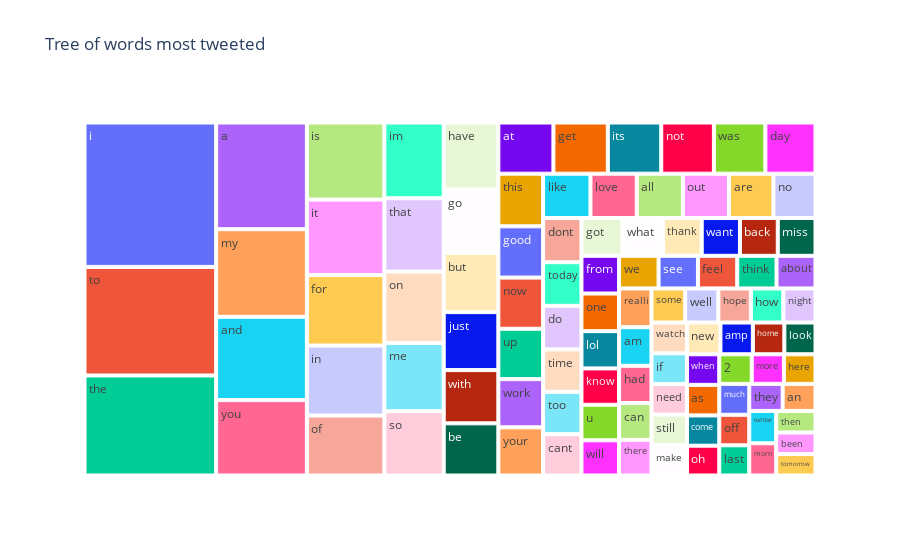

The notebook cell saved with this chart:
### Code cell
temp = pd.DataFrame(most)


fig = px.treemap(temp, path=[0], values=1,title='Tree of words most tweeted')
fig.show()

### Figure 1 — Plotly figure (JSON) as saved in the notebook; plotly's stock layout.template omitted (floating-point values rounded to 4 significant figures)
{"data": [{"branchvalues": "total", "domain": {"x": [0.0, 1.0], "y": [0.0, 1.0]}, "hovertemplate": "labels=%{label}<br>1=%{value}<br>parent=%{parent}<br>id=%{id}<extra></extra>", "ids": ["2", "a", "about", "all", "am", "amp", "an", "and", "are", "as", "at", "back", "be", "been", "but", "can", "cant", "come", "day", "do", "dont", "feel", "for", "from", "get", "go", "good", "got", "had", "have", "here", "home", "hope", "how", "i", "if", "im", "in", "is", "it", "its", "just", "know", "last", "like", "lol", "look", "love", "make", "me", "miss", "more", "morn", "much", "my", "need", "new", "night", "no", "not", "now", "of", "off", "oh", "on", "one", "out", "realli", "see", "so", "some", "still", "thank", "that", "the", "then", "there", "they", "think", "this", "time", "to", "today", "tomorrow", "too", "twitter", "u", "up", "want", "was", "watch", "we", "well", "what", "when", "will", "with", "work", "you", "your"], "labels": ["2", "a", "about", "all", "am", "amp", "an", "and", "are", "as", "at", "back", "be", "been", "but", "can", "cant", "come", "day", "do", "dont", "feel", "for", "from", "get", "go", "good", "got", "had", "have", "here", "home", "hope", "how", "i", "if", "im", "in", "is", "it", "its", "just", "know", "last", "like", "lol", "look", "love", "make", "me", "miss", "more", "morn", "much", "my", "need", "new", "night", "no", "not", "now", "of", "off", "oh", "on", "one", "out", "realli", "see", "so", "some", "still", "thank", "that", "the", "then", "there", "they", "think", "this", "time", "to", "today", "tomorrow", "too", "twitter", "u", "up", "want", "was", "watch", "we", "well", "what", "when", "will", "with", "work", "you", "your"], "name": "", "parents": ["", "", "", "", "", "", "", "", "", "", "", "", "", "", "", "", "", "", "", "", "", "", "", "", "", "", "", "", "", "", "", "", "", "", "", "", "", "", "", "", "", "", "", "", "", "", "", "", "", "", "", "", "", "", "", "", "", "", "", "", "", "", "", "", "", "", "", "", "", "", "", "", "", "", "", "", "", "", "", "", "", "", "", "", "", "", "", "", "", "", "", "", "", "", "", "", "", "", "", ""], "values": [37936, 382277, 50251, 80855, 49374, 40683, 35097, 298386, 77750, 38975, 111297, 56397, 112546, 33432, 127510, 47099, 62605, 38615, 101293, 65984, 66935, 50652, 215695, 56001, 109953, 137016, 90556, 61106, 47685, 144615, 36905, 39491, 43736, 43646, 750753, 43012, 177513, 214290, 236009, 230849, 108026, 125073, 54051, 35765, 82960, 55347, 39087, 81093, 42550, 160067, 56295, 37584, 34258, 36633, 314029, 42899, 42001, 43273, 73689, 106382, 90419, 183444, 36170, 38003, 167129, 55899, 80715, 49593, 50785, 150734, 45355, 42848, 57911, 171822, 520002, 33516, 45662, 35659, 50618, 92988, 64332, 564528, 66093, 33332, 64207, 34422, 52778, 88952, 57047, 104076, 43116, 50901, 44573, 60408, 38998, 52253, 114886, 85191, 270071, 85048], "type": "treemap"}], "layout": {"legend": {"tracegroupgap": 0}, "title": {"text": "Tree of words most tweeted"}}}
